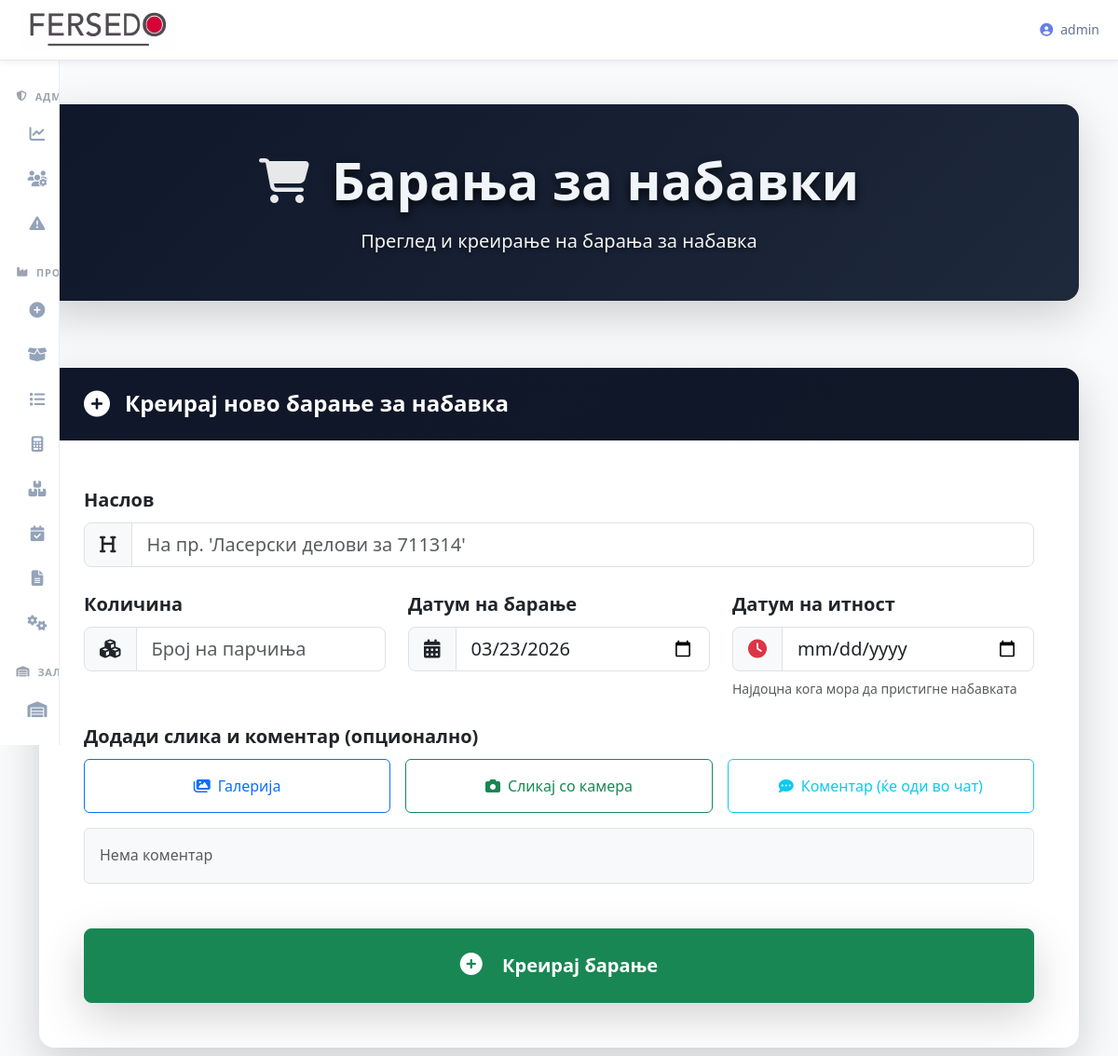
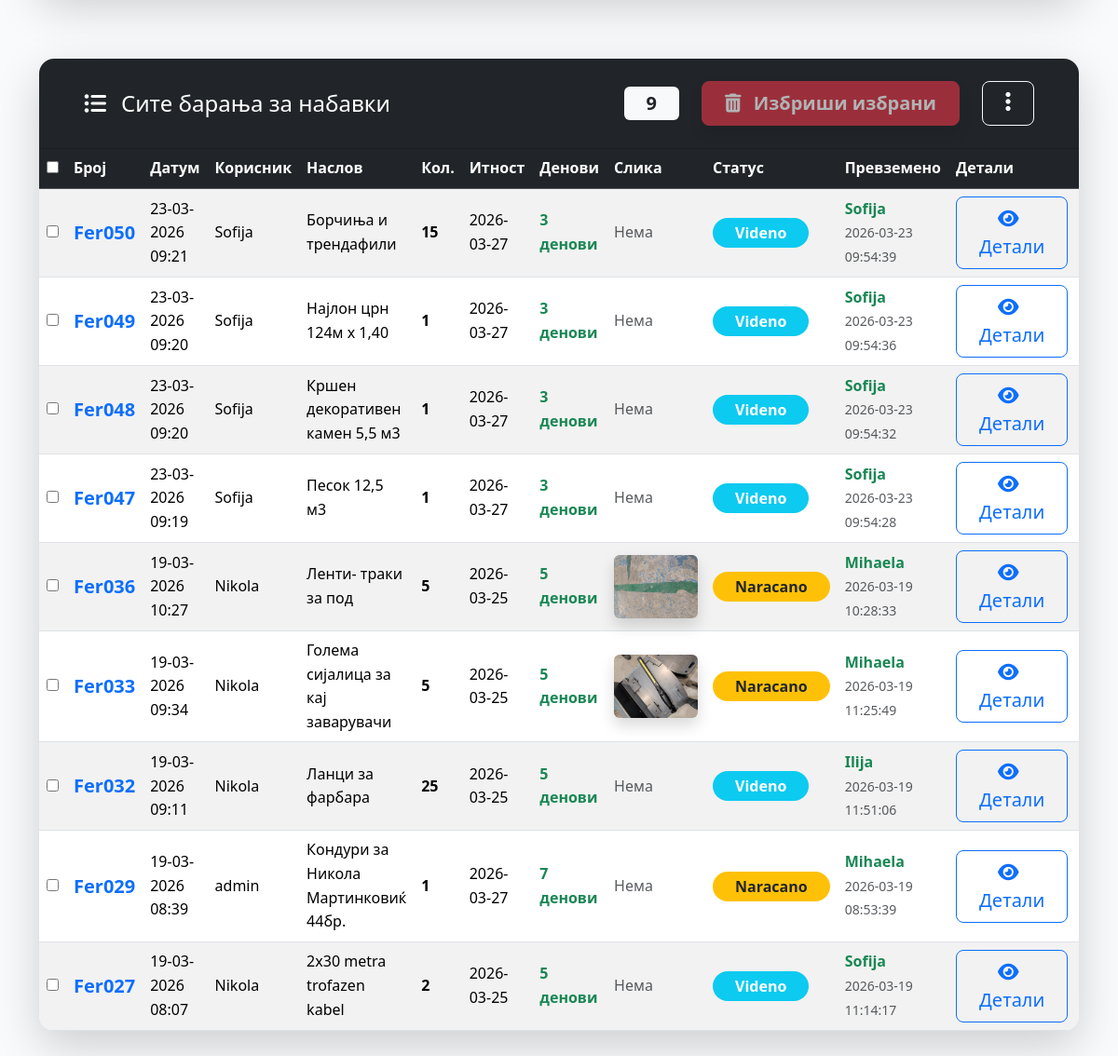
Screenshot of /nabavki/ (signed in) with the database file from the repository (2 pictures, top to bottom).
### tables this page shows
CREATE TABLE nabavki_requests (
            id INTEGER PRIMARY KEY AUTOINCREMENT,
            username TEXT NOT NULL,
            naslov TEXT NOT NULL,
            kolicina INTEGER NOT NULL,
            opis TEXT,
            slika TEXT,
            datum_kreiranje TEXT DEFAULT CURRENT_TIMESTAMP,
            status TEXT DEFAULT 'креирано',
            datum_naracka TEXT,
            datum_priem TEXT,
            admin_naracal TEXT
        , datum_itnost TEXT, nalog_broj TEXT, prevzemeno_od TEXT, datum_prevzemanje TEXT);

### routes/nabavki.py (the view, shortened to what this page needs)
@nabavki_bp.route("/", methods=["GET", "POST"])
@login_required
def nabavki():
    conn            = get_db()
    cursor          = conn.cursor()
    _ensure_comment_slika_column(cursor)
    is_nabavki_user = session.get("is_admin") or session.get("user_group") == "Nabavki"
    filter_type = request.args.get("filter", "all")
    if filter_type == "my_taken" and is_nabavki_user:
        rows = cursor.execute("""
            SELECT *, julianday(datum_itnost) - julianday(datum_kreiranje) AS days_diff
            FROM nabavki_requests WHERE prevzemeno_od=? ORDER BY nalog_broj DESC
        """, (session["user"],)).fetchall()
        page_title = "Мои превземени барања"
    elif is_nabavki_user:
        rows = cursor.execute("""
            SELECT *, julianday(datum_itnost) - julianday(datum_kreiranje) AS days_diff
            FROM nabavki_requests ORDER BY nalog_broj DESC
        """).fetchall()
        page_title = "Сите барања за набавки"
    else:
        rows = cursor.execute("""
            SELECT *, julianday(datum_itnost) - julianday(datum_kreiranje) AS days_diff
            FROM nabavki_requests WHERE username=? ORDER BY nalog_broj DESC
        """, (session["user"],)).fetchall()
        page_title = "Мои барања"
    requests_list = []
    for row in rows:
        r = dict(row)
        r["datum_kreiranje_formatted"] = _format_cet(r["datum_kreiranje"]) if r.get("datum_kreiranje") else "-"
        diff = r.get("days_diff")
        r["days_remaining"] = (
            f"{int(diff)} денови" if diff is not None and diff >= 0
            else ("Истечен рок!" if diff is not None else "Чека нарачување")
        )
        r["comments"] = cursor.execute("""
            SELECT user, comment, timestamp, slika FROM nabavki_comments
            WHERE req_id=? ORDER BY timestamp ASC
        """, (r["id"],)).fetchall()
        requests_list.append(r)
    users         = cursor.execute("SELECT username FROM users ORDER BY username").fetchall()
    nabavki_users = cursor.execute("""
        SELECT username FROM users
        WHERE user_group = 'Nabavki' OR is_admin = 1
        ORDER BY username
    """).fetchall()
    conn.close()
    return render_template("nabavki.html",
                           requests=requests_list,
                           is_admin=session.get("is_admin"),
                           is_nabavki_user=is_nabavki_user,
                           filter_type=filter_type,
                           page_title=page_title,
                           today=date.today().isoformat(),
                           users=users,
                           nabavki_users=nabavki_users)

### templates/nabavki.html (shortened to what this page needs)
{% extends "base.html" %}
{% block content %}
<div class="container py-5">
    <div class="mb-5 pb-4">
        <div class="text-white py-5 px-4 px-md-5 rounded-4 shadow-lg text-center" style="background: linear-gradient(135deg, #0f172a, #1e293b);">
            <div class="d-flex justify-content-center align-items-center mb-3">
                <i class="fas fa-shopping-cart fa-3x me-4" style="opacity: 0.9;"></i>
                <h1 class="display-4 fw-bold mb-0" style="text-shadow: 0 4px 10px rgba(0,0,0,0.8); color: #f1f5f9;">
                    Барања за набавки
                </h1>
            </div>
            <p class="lead fw-medium mb-0" style="text-shadow: 0 2px 5px rgba(0,0,0,0.7); opacity: 0.95;">
                Преглед и креирање на барања за набавка
            </p>
        </div>
    </div>
    {% if session.user %}
    <div class="card shadow-lg border-0 rounded-4 overflow-hidden mb-5">
        <div class="card-header text-white py-4 px-5" style="background: linear-gradient(135deg, #0f172a, #111827);">
            <h5 class="mb-0 d-flex align-items-center fs-4 fw-bold" style="color: #ffffff;">
                <i class="fas fa-plus-circle me-3 fs-3"></i>
                Креирај ново барање за набавка
            </h5>
        </div>
        <div class="card-body p-4 p-md-5">
            <form method="POST" enctype="multipart/form-data" id="nabavkaForm">
                <div class="row g-4">
                    <div class="col-12">
                        <label class="form-label fw-bold fs-5">Наслов</label>
                        <div class="input-group input-group-lg">
                            <span class="input-group-text bg-light"><i class="fas fa-heading"></i></span>
                            <input type="text" name="naslov" class="form-control" required
                                   placeholder="На пр. 'Ласерски делови за 711314'">
                        </div>
                    </div>
                    <div class="col-md-4">
                        <label class="form-label fw-bold fs-5">Количина</label>
                        <div class="input-group input-group-lg">
                            <span class="input-group-text bg-light"><i class="fas fa-cubes"></i></span>
                            <input type="number" name="kolicina" class="form-control" min="1" required
                                   placeholder="Број на парчиња">
                        </div>
                    </div>
                    <div class="col-md-4">
                        <label class="form-label fw-bold fs-5">Датум на барање</label>
                        <div class="input-group input-group-lg">
                            <span class="input-group-text bg-light"><i class="fas fa-calendar-alt"></i></span>
                            <input type="date" name="datum" class="form-control" value="{{ today }}" required>
                        </div>
                    </div>
                    <div class="col-md-4">
                        <label class="form-label fw-bold fs-5">Датум на итност</label>
                        <div class="input-group input-group-lg">
                            <span class="input-group-text bg-light"><i class="fas fa-clock text-danger"></i></span>
                            <input type="date" name="datum_itnost" class="form-control" required>
                        </div>
                        <small class="form-text text-muted mt-2 d-block">Најдоцна кога мора да пристигне набавката</small>
                    </div>
                    <div class="col-12">
                        <label class="form-label fw-bold fs-5">Додади слика и коментар (опционално)</label>
                        <div class="row g-3">
                            <div class="col-12 col-md-4">
                                <label class="btn btn-outline-primary btn-md w-100 py-3 d-flex align-items-center justify-content-center"
                                       for="galleryInput">
                                    <i class="fas fa-images me-2"></i> Галерија
                                </label>
                            </div>
                            <div class="col-12 col-md-4">
                                <label class="btn btn-outline-success btn-md w-100 py-3 d-flex align-items-center justify-content-center"
                                       for="cameraInput" id="cameraLabel">
                                    <i class="fas fa-camera me-2"></i>
                                    <span id="cameraLabelText">Сликај со камера</span>
                                </label>
                            </div>
                            <div class="col-12 col-md-4">
                                <button type="button"
                                        class="btn btn-outline-info btn-md w-100 py-3 d-flex align-items-center justify-content-center"
                                        data-bs-toggle="modal" data-bs-target="#komentarModal">
                                    <i class="fas fa-comment-dots me-2"></i> Коментар (ќе оди во чат)
                                </button>
                            </div>
                        </div>
                        <div id="komentarPreview" class="mt-3 p-3 bg-light rounded border text-muted"
                             style="min-height: 60px;">
                            Нема коментар
                        </div>
                    </div>
                    <div class="col-12 mt-5">
                        <button type="submit" id="submitBtn" class="btn btn-success btn-lg w-100 py-4 fw-bold shadow-lg">
                            <i class="fas fa-plus-circle me-3 fs-4"></i> Креирај барање
                        </button>
                    </div>
                </div>
            </form>
        </div>
    </div>
    {% else %}
    <div class="alert alert-warning text-center p-5 shadow-lg rounded-4">
        <i class="fas fa-exclamation-triangle fa-5x mb-4 text-warning"></i>
        <h4 class="fw-bold">Мора да се најавите за да креирате барање за набавка.</h4>
    </div>
    {% endif %}
    <div class="mt-5 pt-4">
        <form method="POST" action="{{ url_for('nabavki.delete_selected') }}" id="deleteForm">
            <div class="card shadow-lg border-0 rounded-4 overflow-hidden">
                <div class="card-header bg-dark text-white py-4 px-5 d-flex justify-content-between align-items-center">
                    <h5 class="mb-0 d-flex align-items-center fs-4">
                        <i class="fas fa-list-ul me-3"></i>
                        {{ page_title }}
                    </h5>
                    <div class="d-flex align-items-center gap-4">
                        <span class="badge bg-light text-dark fs-5 px-4 py-2" id="requestCount">{{ requests|length }}</span>
                        {% if is_nabavki_user or session.is_admin %}
                        <button type="submit" class="btn btn-danger btn-lg px-4 py-2 fw-bold shadow"
                                id="deleteBtn" disabled
                                onclick="return confirm('Сигурно сакаш да ги избришеш избраните барања?');">
                            <i class="fas fa-trash-alt me-2"></i> Избриши избрани
                        </button>
                        {% endif %}
                        {% if is_nabavki_user %}
                        <div class="dropdown">
                            <button class="btn btn-outline-light btn-lg px-4 py-2" type="button" data-bs-toggle="dropdown">
                                <i class="fas fa-ellipsis-v fs-4"></i>
                            </button>
                        </div>
                        {% endif %}
                    </div>
                </div>
                <div class="card-body p-0">
                    {% if requests %}
                    <div class="table-responsive">
                        <table class="table table-hover table-striped mb-0 align-middle">
                            <thead class="table-dark">
                                <tr>
                                    <th><input type="checkbox" id="selectAll" onclick="toggleSelectAll(this)"></th>
                                    <th>Број</th>
                                    <th>Датум</th>
                                    <th>Корисник</th>
                                    <th>Наслов</th>
                                    <th>Кол.</th>
                                    <th>Итност</th>
                                    <th>Денови</th>
                                    <th>Слика</th>
                                    <th>Статус</th>
                                    <th>Превземено</th>
                                    <th>Детали</th>
                                    <th>Акција</th>
                                </tr>
                            </thead>
                            <tbody id="requestsTableBody">
                                {% for r in requests %}
                                <tr class="align-middle">
                                    <td><input type="checkbox" name="selected_ids" value="{{ r.id }}" class="select-checkbox"></td>
                                    <td><strong class="text-primary fs-5">{{ r.nalog_broj or '—' }}</strong></td>
                                    <td>{{ r.datum_kreiranje_formatted }}</td>
                                    <td>{{ r.username }}</td>
                                    <td>{{ r.naslov }}</td>
                                    <td class="fw-bold">{{ r.kolicina }}</td>
                                    <td>{{ r.datum_itnost or '-' }}</td>
                                    <td>
                                        {% if r.datum_kreiranje and r.datum_itnost %}
                                            <span class="fw-bold text-success">{{ r.days_remaining }}</span>
                                        {% else %}
                                            <span class="text-muted">—</span>
                                        {% endif %}
                                    </td>
                                    <td>
                                        {% if r.slika %}
                                        <a href="{{ url_for('static', filename='nabavki/' + r.slika) }}" target="_blank">
                                            <img src="{{ url_for('static', filename='nabavki/' + r.slika) }}"
                                                 alt="Слика" class="rounded shadow" style="max-width:90px;height:auto;">
                                        </a>
                                        {% else %}
                                        <span class="text-muted">Нема</span>
                                        {% endif %}
                                    </td>
                                    <td>
                                        <span class="badge fs-6 py-2 px-4 rounded-pill
                                            {% if r.status == 'Videno' %}bg-info
                                            {% elif r.status == 'Naracano' %}bg-warning text-dark
                                            {% elif r.status == 'Dostaveno' %}bg-primary
                                            {% elif r.status in ['Zavrseno', 'Prevzemeno'] %}bg-success
                                            {% else %}bg-secondary{% endif %}">
                                            {{ r.status|default('креирано')|title }}
                                        </span>
                                    </td>
                                    <td>
                                        {% if r.prevzemeno_od %}
                                            <strong class="text-success">{{ r.prevzemeno_od }}</strong>
                                            {% if r.datum_prevzemanje %}
                                                <br><small class="text-muted">{{ r.datum_prevzemanje }}</small>
                                            {% endif %}
                                        {% else %}
                                            <span class="text-muted">—</span>
                                        {% endif %}
                                    </td>
                                    <td>
                                        <button type="button" class="btn btn-outline-primary btn-lg px-4 py-2"
                                                data-bs-toggle="modal" data-bs-target="#detailsModal{{ r.id }}">
                                            <i class="fas fa-eye me-2"></i> Детали
                                        </button>
                                    </td>
                                    <td>
                                    </td>
                                </tr>
                                {% endfor %}
                            </tbody>
                        </table>
                    </div>
                    {% else %}
                    <div class="text-center py-5 text-muted">
                        <i class="fas fa-box-open fa-5x mb-4 opacity-75"></i>
                        <h4 class="fw-light">Нема барања за набавки во моментов.</h4>
                    </div>
                    {% endif %}
                </div>
            </div>
        </form>
    </div>
</div>
{% endblock %}

### rows the page displays
nabavki_requests: nalog_broj "Fer050", datum_kreiranje_formatted "23-03-2026 09:21", username "Sofija", naslov "Борчиња и трендафили", kolicina "15", datum_itnost "2026-03-27", days_remaining "3 денови", shows "Нема", status "Videno", prevzemeno_od "Sofija", datum_prevzemanje "2026-03-23 09:54:39"
nabavki_requests: nalog_broj "Fer049", datum_kreiranje_formatted "23-03-2026 09:20", username "Sofija", naslov "Најлон црн 124м х 1,40", kolicina "1", datum_itnost "2026-03-27", days_remaining "3 денови", shows "Нема", status "Videno", prevzemeno_od "Sofija", datum_prevzemanje "2026-03-23 09:54:36"
nabavki_requests: nalog_broj "Fer048", datum_kreiranje_formatted "23-03-2026 09:20", username "Sofija", naslov "Кршен декоративен камен 5,5 м3", kolicina "1", datum_itnost "2026-03-27", days_remaining "3 денови", shows "Нема", status "Videno", prevzemeno_od "Sofija", datum_prevzemanje "2026-03-23 09:54:32"
nabavki_requests: nalog_broj "Fer047", datum_kreiranje_formatted "23-03-2026 09:19", username "Sofija", naslov "Песок 12,5 м3", kolicina "1", datum_itnost "2026-03-27", days_remaining "3 денови", shows "Нема", status "Videno", prevzemeno_od "Sofija", datum_prevzemanje "2026-03-23 09:54:28"
nabavki_requests: nalog_broj "Fer036", datum_kreiranje_formatted "19-03-2026 10:27", username "Nikola", naslov "Ленти- траки за под", kolicina "5", datum_itnost "2026-03-25", days_remaining "5 денови", slika (picture), status "Naracano", prevzemeno_od "Mihaela", datum_prevzemanje "2026-03-19 10:28:33"
nabavki_requests: nalog_broj "Fer033", datum_kreiranje_formatted "19-03-2026 09:34", username "Nikola", naslov "Голема сијалица за кај заварувачи", kolicina "5", datum_itnost "2026-03-25", days_remaining "5 денови", slika (picture), status "Naracano", prevzemeno_od "Mihaela", datum_prevzemanje "2026-03-19 11:25:49"
nabavki_requests: nalog_broj "Fer032", datum_kreiranje_formatted "19-03-2026 09:11", username "Nikola", naslov "Ланци за фарбара", kolicina "25", datum_itnost "2026-03-25", days_remaining "5 денови", shows "Нема", status "Videno", prevzemeno_od "Ilija", datum_prevzemanje "2026-03-19 11:51:06"
nabavki_requests: nalog_broj "Fer029", datum_kreiranje_formatted "19-03-2026 08:39", username "admin", naslov "Кондури за Никола Мартинковиќ 44бр.", kolicina "1", datum_itnost "2026-03-27", days_remaining "7 денови", shows "Нема", status "Naracano", prevzemeno_od "Mihaela", datum_prevzemanje "2026-03-19 08:53:39"
nabavki_requests: nalog_broj "Fer027", datum_kreiranje_formatted "19-03-2026 08:07", username "Nikola", naslov "2x30 metra trofazen kabel", kolicina "2", datum_itnost "2026-03-25", days_remaining "5 денови", shows "Нема", status "Videno", prevzemeno_od "Sofija", datum_prevzemanje "2026-03-19 11:14:17"

### other values shown
{{ session.user }} "admin"
{{ page_title }} "Сите барања за набавки"
{{ requests|length }} "9"
